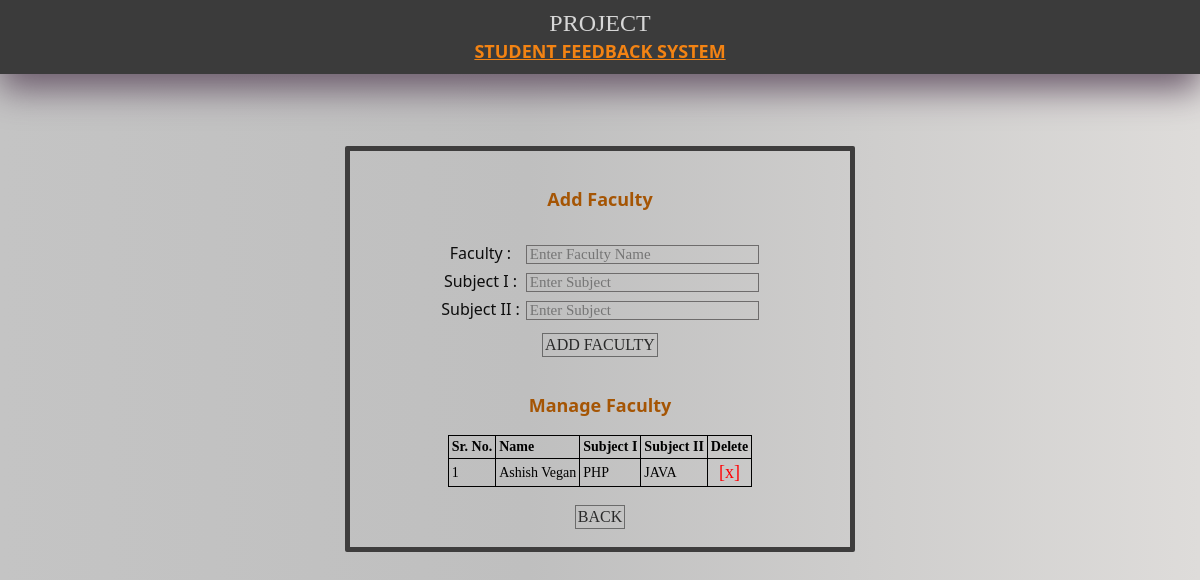
Page /manageFaculty.php (signed in) on the committed database.
### tables this page shows
CREATE TABLE IF NOT EXISTS `faculty` (
  `id` int(255) NOT NULL AUTO_INCREMENT,
  `faculty_id` varchar(255) NOT NULL,
  `name` varchar(255) NOT NULL,
  `s1` varchar(255) NOT NULL,
  `s2` varchar(255) NOT NULL,
  PRIMARY KEY (`id`)
);

### manageFaculty.php (the view, shortened to what this page needs)
<?php
include("configASL.php");
		?>
<!doctype html>
<html>
<head>
<link href="style.css" rel="stylesheet" type="text/css" />
</head>
<body>
<div id="topHeader">PROJECT<br />
    <span class="tag">STUDENT FEEDBACK SYSTEM</span>
</div>
<br>
<br>
<br>
<br>
<div id="content" align="center">
<br>
<br>
<span class="SubHead">Add Faculty</span>
<br>
<br>
<form method="post" action="" >
<div id="table">
	<div class="tr">
		<div class="td">
        	<label>Faculty : </label>
        </div>
        <div class="td">
			<input type="text" name="fc" size="25" required placeholder="Enter Faculty Name" />
        </div>
    </div>
    <div class="tr">
		<div class="td">
        	<label>Subject I : </label>
        </div>
        <div class="td">
			<input type="text" name="sub" size="25" required placeholder="Enter Subject" />
        </div>
    </div>
    <div class="tr">
		<div class="td">
        	<label>Subject II : </label>
        </div>
        <div class="td">
			<input type="text" name="subb" size="25" required placeholder="Enter Subject" />
        </div>
    </div>
</div>
        <div class="tdd">
        	<input type="submit" value="ADD FACULTY" />
        </div>
<br>
<br>
    <span class="SubHead">Manage Faculty</span>
    <br>
<br>
	<table border="0" cellpadding="3" cellspacing="3">
    <tr style="font-weight:bold;">
    <td>Sr. No.</td>
    <td>Name</td>
    <td>Subject I</td>
    <td>Subject II</td>
    <td>Delete</td>
    </tr>
    <?php
	$sr=1;
	$h=mysqli_query($al,"select * from faculty");
	while($j=mysqli_fetch_array($h))
	{
		?>
        <tr>
        <td><?php echo $sr;$sr++;?></td>
        <td><?php echo $j['name'];?></td>
        <td><?php echo $j['s1'];?></td>
        <td><?php echo $j['s2'];?></td>
        <td align="center"><a href="delete.php?del=<?php echo $j['id'];?>" onClick="return confirm('Are you sure?')" style="text-decoration:none;font-size:18px;color:rgba(255,0,4,1.00);">[x]</a></td>
        </tr>
     <?php } ?>
     </table>
     <br>
<input type="button" onClick="window.location='home.php'" value="BACK">
<br>
<br>
</div>
<br>
<br>
<br>
<br>
<br>
</body>
</html>

### style.css (style rules this page uses)
body { margin:0px; background: rgb(241, 236, 236); background: -moz-linear-gradient(left, rgba(196,196,196,1) 0%, rgba(191,191,191,1) 44%, rgba(222,220,218,1) 100%); background: -webkit-gradient(left top, right top, color-stop(0%, rgba(196,196,196,1)), color-stop(44%, rgba(191,191,191,1)), color-stop(100%, rgba(222,220,218,1))); background: -webkit-linear-gradient(left, rgba(196,196,196,1) 0%, rgba(191,191,191,1) 44%, rgba(222,220,218,1) 100%); background: -o-linear-gradient(left, rgba(196,196,196,1) 0%, rgba(191,191,191,1) 44%, rgba(222,220,218,1) 100%); background: -ms-linear-gradient(left, rgba(196,196,196,1) 0%, rgba(191,191,191,1) 44%, rgba(222,220,218,1) 100%); background: linear-gradient(to right, rgba(196,196,196,1) 0%, rgba(191,191,191,1) 44%, rgba(222,220,218,1) 100%); filter: progid:DXImageTransform.Microsoft.gradient( startColorstr='#c4c4c4', endColorstr='#dedcda', GradientType=1 ); }
#topHeader { width:100%; height:auto; -webkit-box-shadow: 0px 15px 35px 0px rgba(107,90,107,1); -moz-box-shadow: 0px 15px 35px 0px rgba(107,90,107,1); box-shadow: 0px 15px 35px 0px rgba(107,90,107,1); background-color:rgba(59,59,59,1.00); font-family:"Trebuchet MS"; font-size:24px; color:rgba(215,215,215,1.00); text-align:center; vertical-align:middle; padding:10px 0px; }
.tag { font-family:"Segoe UI"; color:rgb(243, 131, 19); font-size:18px; font-weight:bold; text-decoration:underline; }
.SubHead { font-family:"Segoe UI"; color:rgb(165, 85, 4); font-size:18px; font-weight:bold; }
#content { width:500px; height:auto; background-color:transparent; border:5px solid rgb(62, 61, 61); border-radius:2px; margin-left:auto; margin-right:auto; }
div#table { display:table; padding:10px 10px; }
div.tr { display:table-row; }
div.td { display:table-cell; width:inherit; padding:3px 3px; }
div.tdd { text-align:center; caption-side: top; }
label { font-family:"Segoe UI"; color:rgb(13, 13, 13); font-size:16px; }
input[type='text'], input[type='password'] { font-family:"Trebuchet MS"; font-size:15px; background-color:transparent; color:rgb(12, 12, 12); padding:0px 3px; border:1px solid rgb(110, 108, 108); }
input[type='submit'], input[type='button'] { font-family:"Trebuchet MS"; font-size:16px; background-color:transparent; color:rgba(41,41,41,1.00); padding:2px; border:1px solid rgba(107,107,107,1.00); cursor:pointer; }
table, tr, td { border:1px solid rgba(0,0,0,1.00); border-collapse:collapse; font-family:"Trebuchet MS"; font-size:14px; }

### rows in the picture
faculty: name "Ashish Vegan", s1 "PHP", s2 "JAVA"
